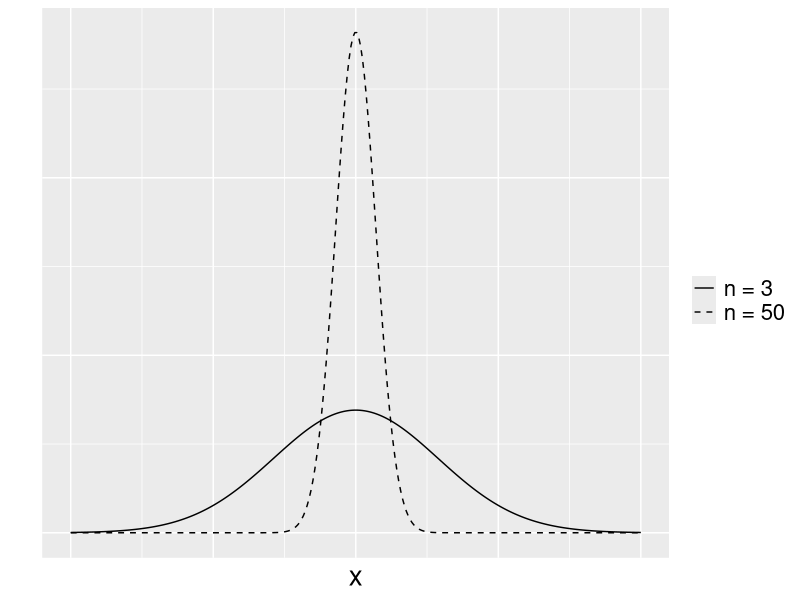
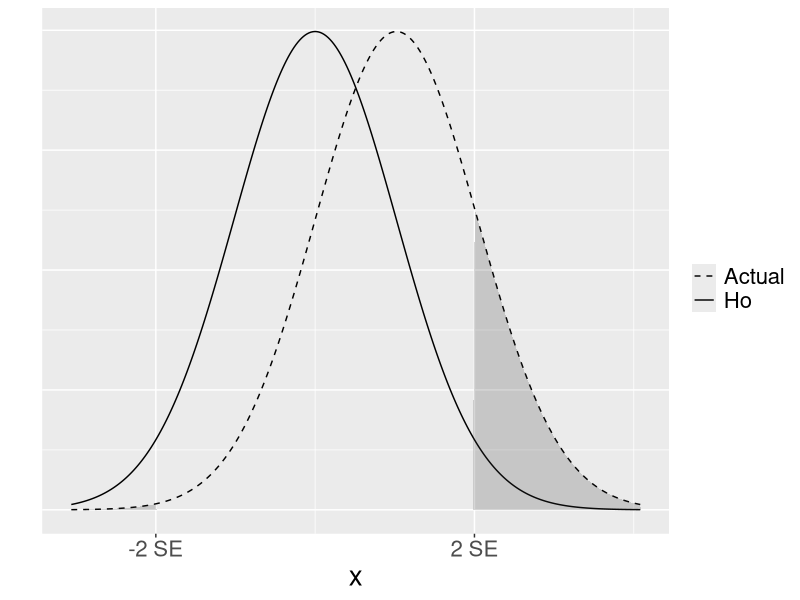
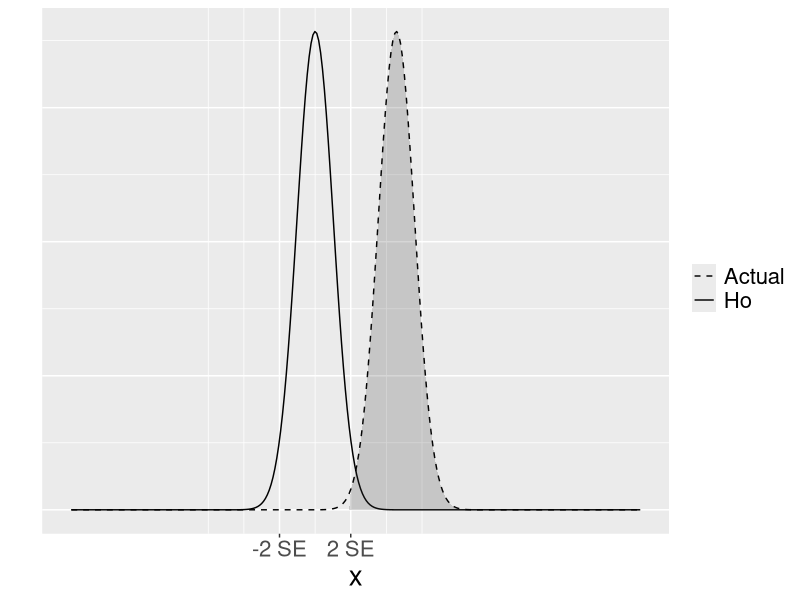

Write R code to recreate these figures, in order.
## ---- chunk 1
knitr::opts_chunk$set(echo = FALSE)

library(tidyverse)
library(cowplot)
library(broom)
library(ggplot2)

theme_update(text = element_text(size = 20))

# colorblind palette
cbbPalette <- c("#000000", "#E69F00", "#56B4E9", "#009E73", 
                "#F0E442", "#0072B2", "#D55E00", "#CC79A7")
## ---- chunk 2
n <- 400
set.seed(2893) # we aren't really going to analyze these data,
               # but this will give us an idea of what they look like
(dat <- data_frame(cont = rnorm(n),
                  cat = rbinom(n, 1, 0.5),
                  a = rbinom(n, 2, 0.4)))
## ---- chunk 3
set.seed(3945872)
dat <- data_frame(a = rbinom(n, 2, 0.4),
                  cat = rbinom(n, 1, ifelse(a == 0, 0.5,
                                     ifelse(a == 1, 0.667, 0.75))),
                  cont = rnorm(n, ifelse(a == 0, 0,
                                  ifelse(a == 1, 1.5, 3))))
## ---- chunk 4
glm(cat ~ (a == 1) + (a == 2), data = dat, family = binomial) %>%
    tidy() %>%
    mutate(OR = exp(estimate)) %>%
    select(term, OR, p.value)
## ---- chunk 5
set.seed(394587)
dat <- data_frame(a = rbinom(n, 2, 0.4),
                  cat = rbinom(n, 1, ifelse(a == 0, 0.5,
                                     ifelse(a == 1, 0.667, 0.8))),
                  cont = rnorm(n, ifelse(a == 0, 0,
                                  ifelse(a == 1, 2, 4))))
## ---- chunk 6
glm(cat ~ a, data = dat, family = binomial) %>%
    tidy() %>%
    mutate(OR = exp(estimate)) %>%
    select(term, OR, p.value)
## ---- chunk 7
set.seed(394587)
dat <- data_frame(a = rbinom(n, 2, 0.4),
                  cat = rbinom(n, 1, ifelse(a == 0, 0.5, 0.667)),
                  cont = rnorm(n, ifelse(a == 0, 0, 1.5)))
## ---- chunk 8
glm(cat ~ (a > 0), data = dat, family = binomial) %>%
    tidy() %>%
    mutate(OR = exp(estimate)) %>%
    select(term, OR, p.value)
## ---- chunk 9
set.seed(394587)
dat <- data_frame(a = rbinom(n, 2, 0.4),
                  cat = rbinom(n, 1, ifelse(a == 2, 0.667, 0.5)),
                  cont = rnorm(n, ifelse(a == 2, 1.5, 0)))
## ---- chunk 10
glm(cat ~ (a == 2), data = dat, family = binomial) %>%
    tidy() %>%
    mutate(OR = exp(estimate)) %>%
    select(term, OR, p.value)
## ---- chunk 11
set.seed(394587)
dat <- data_frame(male = rbinom(n, 1, 0.5),
                  a = rbinom(n, ifelse(male, 1, 2), 0.4),
                  cat = rbinom(n, 1, ifelse(a == 2 | (a == 1 & male), 0.667, 0.5)),
                  cont = rnorm(n, ifelse(a == 2 | (a == 1 & male), 1.5, 0)))
## ---- chunk 12
glm(cat ~ dummy, family = binomial,
    data = mutate(dat, dummy = a == 2 | 
                              (a == 1 & male))) %>%
    tidy() %>% 
    mutate(OR = exp(estimate)) %>%
    select(term, OR, p.value)
## ---- chunk 13
data_frame(x = seq(from = -2, to = 2, length = 300),
           y1 = dnorm(x, sd = 1/sqrt(3)), # sample size of 3
           y2 = dnorm(x, sd = 1/sqrt(50))) %>% # sample size of 50
    ggplot() + 
    geom_line(aes(x, y1, linetype = 'n3')) +
    geom_line(aes(x, y2, linetype = 'n50')) +
    ylab("") +
    scale_linetype_manual(name = '', values = c(n3 = 1, n50 = 2), 
                          labels = c('n = 3', 'n = 50')) +
    theme(axis.text.x=element_blank(),
          axis.ticks.x=element_blank(),
          axis.text.y=element_blank(),
          axis.ticks.y=element_blank())
## ---- chunk 14
data_frame(x = seq(from = -3, to = 4, length = 300),
           null = dnorm(x),
           alt = dnorm(x, mean = 1),
           altFill = ifelse(abs(x) > 1.96, alt, 0)) %>%
    ggplot() + 
    geom_line(aes(x, null, linetype = 'null')) +
    geom_line(aes(x, alt, linetype = 'alt')) +
    geom_area(aes(x, altFill), fill = rgb(0.2, 0.2, 0.2), alpha = 0.2) +
    ylab("") +
    scale_linetype_manual(name = '', values = c(null = 1, alt = 2), 
                          labels = c(null = 'Ho', alt = 'Actual')) +
    scale_x_continuous(breaks = c(-1.96, 1.96), labels = c("-2 SE", "2 SE")) +
    theme(axis.text.y=element_blank(),
          axis.ticks.y=element_blank())
## ---- chunk 15
data_frame(x = seq(from = -3, to = 4, length = 300),
           null = dnorm(x, sd = 1/sqrt(20)),
           alt = dnorm(x, mean = 1, sd = 1/sqrt(20)),
           altFill = ifelse(abs(x) > 1.96 / sqrt(20), alt, 0)) %>%
    ggplot() + 
    geom_line(aes(x, null, linetype = 'null')) +
    geom_line(aes(x, alt, linetype = 'alt')) +
    geom_area(aes(x, altFill), fill = rgb(0.2, 0.2, 0.2), alpha = 0.2) +
    ylab("") +
    scale_linetype_manual(name = '', values = c(null = 1, alt = 2), 
                          labels = c(null = 'Ho', alt = 'Actual')) +
    scale_x_continuous(breaks = c(-1.96, 1.96) / sqrt(20), labels = c("-2 SE", "2 SE")) +
    theme(axis.text.y=element_blank(),
          axis.ticks.y=element_blank())
